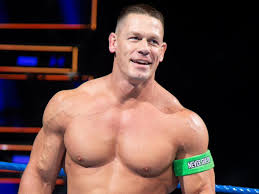
#> input picture john.jpeg, 259 x 194 px, given in place of the camera
$ python final_face_recog.py
#> lines starting #> are read from the running program, lines starting #| are printed output that depends on the picture; after the words box and inside, x2 and y2 are one past the last pixel; in counts of white or black regions, pixels touching at a corner belong together
#> further down, frame is the input picture: shape (194, 259, 3); mean B, G, R 64.4, 69, 93.7
#test the model

import smtplib
import pywhatkit

from email.mime.text import MIMEText
from email.mime.multipart import MIMEMultipart
from email.mime.base import MIMEBase
from email import encoders

from datetime import date
from datetime import datetime
now = datetime.now()
today = date.today()
import pywhatkit

# [6 lines left out: function send_whatsapp_msg, not called in this run]


email_user='your_email@gmail.com'
email_send='other_person@gmail.com'
email_user_pass='your_email_password'

# [40 lines left out: function securityMail, not called in this run]
# load the model and predict

import cv2
import numpy as np
import os , time
import subprocess as sp


face_classifier = cv2.CascadeClassifier('haarcascade_frontalface_default.xml')

def face_detector(img, size=0.5):

    # Convert image to grayscale
#> called with size = 0.5
    gray = cv2.cvtColor(img,cv2.COLOR_BGR2GRAY)
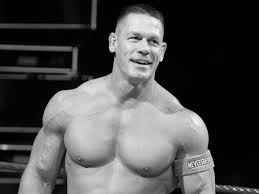
#> gray: shape (194, 259); min 0, max 250, mean 75.8
    faces = face_classifier.detectMultiScale(gray, 1.3, 5)
#> faces = [[112, 15, 63, 63]]
    if faces is ():
        return img, []


    for (x,y,w,h) in faces:
        cv2.rectangle(img,(x,y),(x+w,y+h),(0,255,255),2)
        roi = img[y:y+h, x:x+w]
        roi = cv2.resize(roi, (200, 200))
#> this loop made 1 pass
#> pass 1, in face_detector, `roi = img[y:y+h, x:x+w]`:
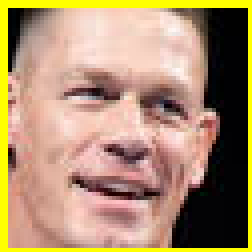
#> roi: shape (63, 63, 3) (shown 4 times larger); mean B, G, R 109.7, 141.4, 172
#> pass 1, in face_detector, `roi = cv2.resize(roi, (200, 200))`:
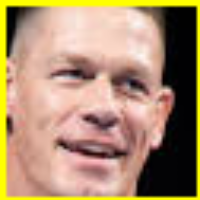
#> roi: shape (200, 200, 3); mean B, G, R 109.6, 141.4, 172
#> after the loop:
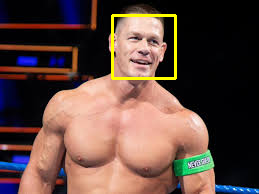
#> img: shape (194, 259, 3); 1.5% of pixels changed, all inside (x1, y1, x2, y2) = (111, 14, 177, 80)
    return img, roi


# Open Webcam
cap = cv2.VideoCapture(0)
# cap = cv2.VideoCapture("http://192.168.43.1:8080/video")
name={0:"Lalit" , 1:"Pawan"}
while True:

    ret, frame = cap.read()


    image, face = face_detector(frame)
    image = cv2.resize(image, (1200,900))
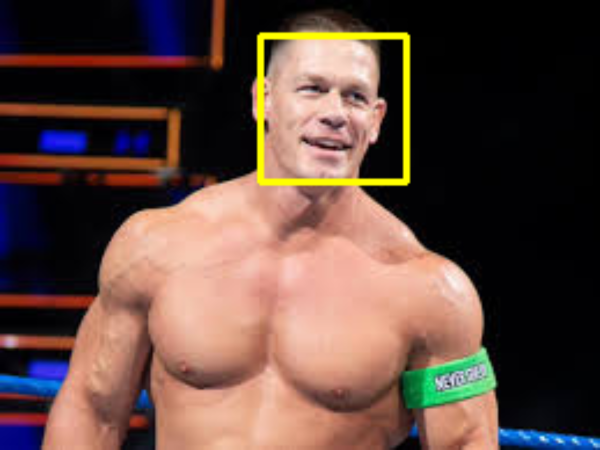
#> image: shape (900, 1200, 3) (shown at 1/2 size); mean B, G, R 63.5, 71.8, 96.1
    try:
        face = cv2.cvtColor(face, cv2.COLOR_BGR2GRAY)
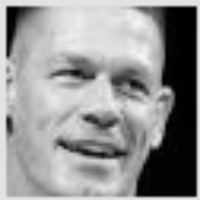
#> face: shape (200, 200); min 0, max 249, mean 146.9

        # Pass face to prediction model
        # "results" comprises of a tuple containing the label and the confidence value
        face_recognizer=cv2.face.LBPHFaceRecognizer_create()
        face_recognizer.read('C:/Users/Asus/Documents/summer_training/cv/task_6_face/trained_model.xml')
        results = face_recognizer.predict(face)
        if results[1] < 500:
            confidence = int( 100 * (1 - (results[1])/400) )
            display_string = str(confidence) + '% Confident it is User'
            cv2.putText(image, display_string, (220,200), cv2.FONT_HERSHEY_COMPLEX, 1, (255,120,150), 2)
            cv2.imshow('Face Recognition' , image)
        if confidence > 88:
            predicted_name=name[results[0]]
            cv2.putText(image, predicted_name, (250, 450), cv2.FONT_HERSHEY_COMPLEX, 1, (0,255,0), 2)
            cv2.imshow('Face Recognition', image )
            if (results[0]==0):
                print(f"hii {predicted_name}")
                cv2.imwrite(f"{predicted_name}.jpg" , image)
                cv2.destroyAllWindows()
                securityMail()
                send_whatsapp_msg()
                break
            if results[0]==1:
                print(f"hii {predicted_name}")
                cv2.destroyAllWindows()
                ins = sp.getoutput('aws ec2 run-instances --image-id ami-06a0b4e3b7eb7a300 --instance-type t2.micro --key-name firstkey --subnet-id subnet-e8c2cb80  --security-group-ids  sg-043a35ed45e0208d6  --count 1 --query Instances[0].InstanceId')
                vol = sp.getoutput('aws ec2 create-volume   --volume-type gp2   --size 5   --availability-zone ap-south-1a --query VolumeId ' )
                time.sleep(20)
                print(sp.getoutput(f'aws ec2 attach-volume --volume-id {vol} --instance-id {ins} --device /dev/xvdf'))
                break

        else:
            cv2.putText(image, "I dont know, who r u", (250,650), cv2.FONT_HERSHEY_COMPLEX, 1, (0,0,255), 2)
            cv2.imshow('Face Recognition', image )

    except:
        cv2.putText(image, "No Face Found", (220, 120) , cv2.FONT_HERSHEY_COMPLEX, 1, (0,0,255), 2)
        cv2.putText(image, "looking for face", (250, 450), cv2.FONT_HERSHEY_COMPLEX, 1, (0,0,255), 2)
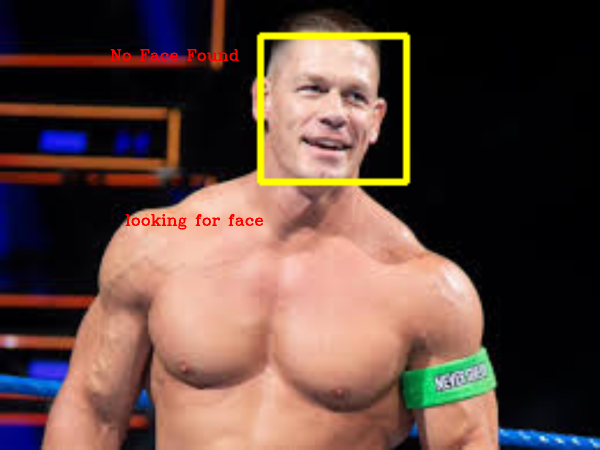
#> image: shape (900, 1200, 3) (shown at 1/2 size); mean B, G, R 63.1, 71.3, 96.5
        cv2.imshow('Face Recognition', image )
        pass

    if cv2.waitKey(1) == 13:
#> (key Esc is pressed here)
        break

cap.release()
cv2.destroyAllWindows()

$ run again, on roman.jpg
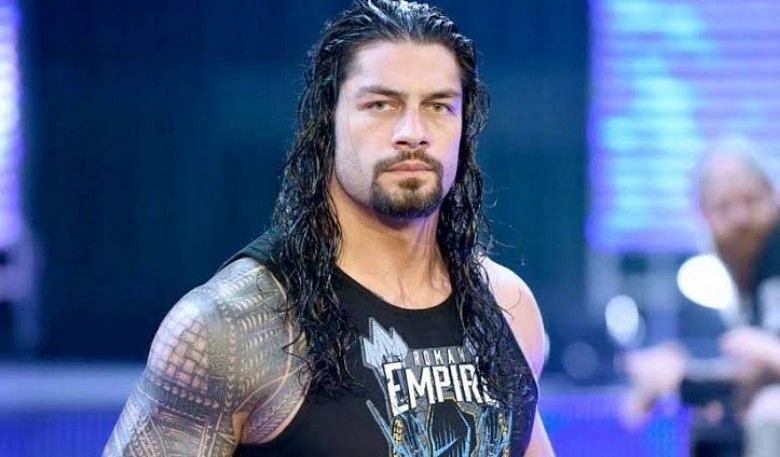
#> input picture roman.jpg, 780 x 457 px, given in place of the camera
#> frame is the input picture: shape (457, 780, 3); mean B, G, R 139, 98.1, 78.3
#> in face_detector, `gray = cv2.cvtColor(img,cv2.COLOR_BGR2GRAY)`:
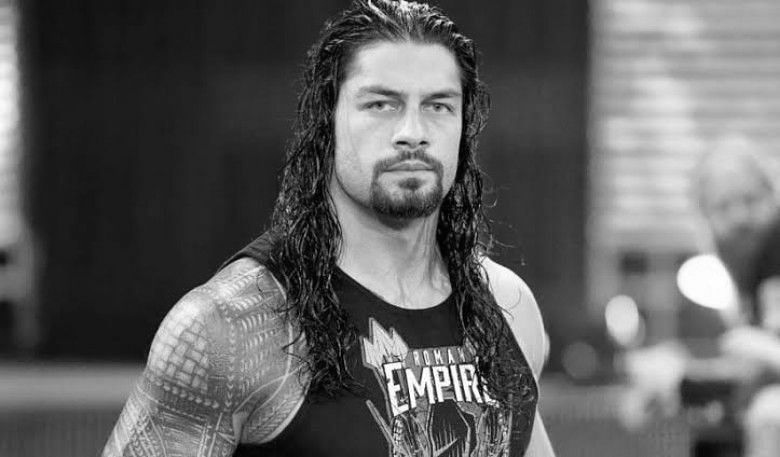
#> gray: shape (457, 780); min 0, max 255, mean 96.8
#> faces = [[334, 45, 155, 155]]
#> the loop in face_detector, `for (x,y,w,h) in faces:` made 1 pass
#> `cv2.putText(image, "looking for face", (250, 450), cv2.FONT_HERSHEY_CO..`:
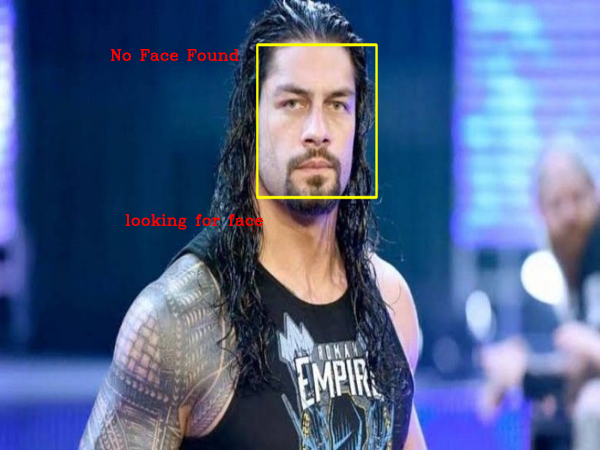
#> image: shape (900, 1200, 3) (shown at 1/2 size); mean B, G, R 138.1, 98.7, 80.1
